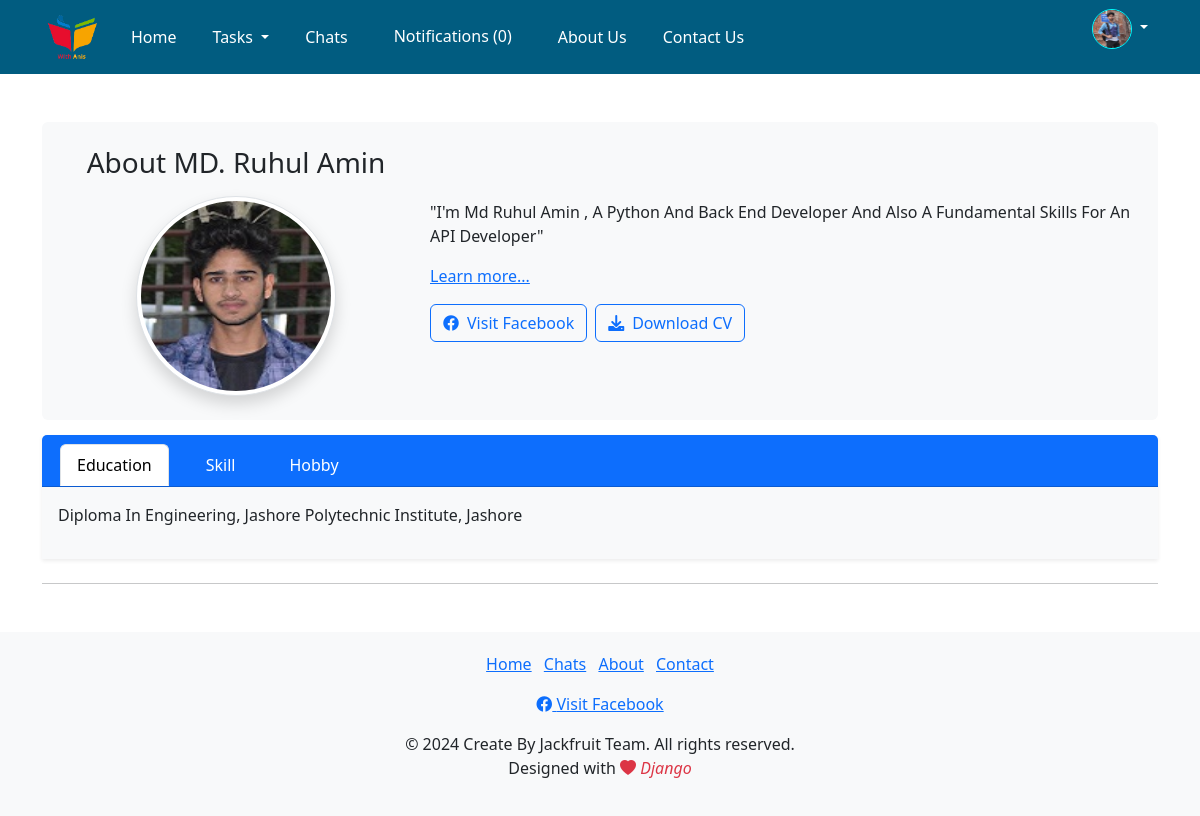
Page /contact/about/ (signed in) on the committed database.
### Profile/models.py (models this page shows, shortened)
class Profile_update(models.Model):
    user = models.OneToOneField(User, on_delete=models.CASCADE)
    address = models.CharField(max_length=100, null=True,blank=True)
    image = models.ImageField(default='profile/default.png', upload_to='profile/')

### contact/models.py (models this page shows, shortened)
class AboutModel(models.Model):
    name = models.CharField(max_length=50, null=True, blank=True)
    title = models.CharField(max_length=150, null=True, blank=True)
    details = models.TextField(max_length=500, null=True, blank=True)
    education = models.TextField(null=True, blank=True)
    skill = models.TextField(null=True, blank=True)
    hobby = models.TextField(null=True, blank=True)
    image = models.ImageField(default='profile/default.png', null=True, blank=True)

### contact/views.py (the view)
# urls.py: path('about/',ABOUT,name='about'),
def ABOUT(request):
    obj = AboutModel.objects.all()
    return render(request,'about.html',{'obj':obj})

### Profile/context_processors.py (called while the page is built)
def unread_notifications(request):
    if request.user.is_authenticated:
        return {'unread_notifications_count': NotificationModel.objects.filter(user=request.user, is_read=False).count()}
    return {}

### template/about.html (shortened to what this page needs)
{% extends 'base.html' %}
{% block body %}
<div class="container my-5">
    {% for i in obj %}
    <div class="bg-light p-4 rounded mb-2">
        <div class="row align-items-center">
            <div class="col-sm-4 text-center mb-4 mb-sm-0">
                <h3 class="mb-3">About {{ i.name }}</h3>
                <img class="rounded-circle img-fluid img-thumbnail shadow" style="height: 200px; width: 200px;" src="{{ i.image.url }}" alt="about ruhul">
            </div>
            <div class="col-sm-8">
                <p class="mb-3">{{ i.title }}</p>
                <p>
                    <a class="text-primary" data-bs-toggle="collapse" href="#demo{{ forloop.counter }}" role="button" aria-expanded="false" aria-controls="demo{{ forloop.counter }}">
                        Learn more...
                    </a>
                </p>
                <div class="d-flex justify-content-start gap-2 mt-3">
                    <a class="btn btn-outline-primary d-inline-flex align-items-center" href="https://www.facebook.com/Ruhulaminarafat82?mibextid=kFxxJD" target="_blank">
                        <i class="fab fa-facebook me-2"></i> Visit Facebook
                    </a>
                    <a class="btn btn-outline-primary d-inline-flex align-items-center" href="/media/resume/Md Ruhul Amin (Django Developer).pdf" download>
                        <i class="fas fa-download me-2"></i> Download CV
                    </a>
                </div>
            </div>
        </div>
    </div>
    <div class="card shadow-sm mb-4" style="border: 0;">
        <div class="card-header bg-primary">
            <ul class="nav nav-tabs card-header-tabs">
                <li class="nav-item">
                    <a class="nav-link active" data-bs-toggle="tab" href="#edu{{ forloop.counter }}">Education</a>
                </li>
                <li class="nav-item">
                    <a class="nav-link" data-bs-toggle="tab" href="#skill{{ forloop.counter }}">Skill</a>
                </li>
                <li class="nav-item">
                    <a class="nav-link" data-bs-toggle="tab" href="#hobby{{ forloop.counter }}">Hobby</a>
                </li>
            </ul>
        </div>
        <div class="card-body bg-light">
            <div class="tab-content">
                <div class="tab-pane active" id="edu{{ forloop.counter }}">
                    <p>{{ i.education }}</p>
                </div>
            </div>
        </div>
    </div>
    <hr>
    {% endfor %}
</div>
{% endblock %}

### template/base.html (shortened to what this page needs)
<!DOCTYPE html>
{% load static %}
{% load notifications_tags %}
<html lang="en">
<head>
    <link href="https://cdn.jsdelivr.net/npm/bootstrap-icons/font/bootstrap-icons.css" rel="stylesheet">
    <link href="https://cdnjs.cloudflare.com/ajax/libs/font-awesome/6.0.0-beta3/css/all.min.css" rel="stylesheet">
    <link href="https://cdn.jsdelivr.net/npm/bootstrap@5.3.0-alpha1/dist/css/bootstrap.min.css" rel="stylesheet">
    <link href="https://cdn.jsdelivr.net/npm/bootstrap@5.3.2/dist/css/bootstrap.min.css" rel="stylesheet">
</head>
<body>
        <header>
            <nav class="navbar navbar-expand-lg">
                <div class="container">
                  <a class="navbar-brand" href="#">
                        <img alt="logo">
                  </a>
                  <div class="collapse navbar-collapse" id="navbarSupportedContent">
                    <ul class="navbar-nav me-auto mb-2 mb-lg-0">
                      <li class="nav-item">
                        <a class="nav-link" href="{% url 'home' %}">Home</a>
                      </li>
                      <li class="nav-item dropdown">
                        <a class="nav-link dropdown-toggle" href="#" role="button" data-bs-toggle="dropdown" aria-expanded="false">
                          Tasks
                        </a>
                      </li>
                      <li class="nav-item">
                        <a class="nav-link" href="{% url 'user_chat_list' %}">Chats</a>
                      </li>
                      {% if user.is_authenticated %}
                      <li class="nav-item"></li>
                      <a class="nav-link" href="{% url 'notification_list' %}">Notifications ({{ unread_notifications_count }})</a>
                      <li class="nav-item">
                        {% notifications_unread as unread_count %}
                    </li>
                      {% endif %}
                      <li class="nav-item">
                        <a class="nav-link" href="{% url 'about' %}">About Us</a>
                      </li>
                      <li class="nav-item">
                        <a class="nav-link" href="{% url 'contact' %}">Contact Us</a>
                      </li>
                    </ul>
                      <ul>
                      {% if user.is_authenticated %}
                      <li class="nav-item dropdown" style="list-style: none;">
                        <a class="nav-link dropdown-toggle" href="#" role="button" data-bs-toggle="dropdown" aria-expanded="false">
                          {% if user.profile_update.image %}
                          <img style="height: 40px; width: 40px; border:1px solid aqua" class="rounded rounded-circle" src="{{ user.profile_update.image.url }}" />
                      {% else %}
                          <img style="height: 40px; width: 40px; border:1px solid aqua" class="rounded rounded-circle" src="/media/profile/default.png" />
                      {% endif %}
                        </a>
                      </li>
                      {% else %}
                      <li class="nav-item">
                        <a class="nav-link active" aria-current="page" href="{% url 'login' %}">Login</a>
                      </li>
                      {% endif %}
                    </ul>
                  </div>
                </div>
              </nav>
       </header>
        <main>
          {% block body %}
          {% endblock %}
        </main>
        <footer class="footer">
          <div class="container">
            <ul class="list-inline">
              <li class="list-inline-item"><a href="{% url 'home' %}">Home</a></li>
              <li class="list-inline-item"><a href="{% url 'user_chat_list' %}">Chats</a></li>
              <li class="list-inline-item"><a href="{% url 'about' %}">About</a></li>
              <li class="list-inline-item"><a href="{% url 'contact' %}">Contact</a></li>
            </ul>
            <div class="container">
              <a href="https://www.facebook.com/Ruhulaminarafat82?mibextid=kFxxJD" target="_blank">
                <i class="fab fa-facebook"></i> Visit Facebook
              </a>
              <p class="mt-3 mb-0">&copy; 2024 Create By Jackfruit Team. All rights reserved.</p>
            <p>Designed with <i class="bi bi-heart-fill text-danger"> Django</i> </p>
            </div>
          </div>
        </footer>
      </body>
</html>

### template/base.html (style rules this page uses)
nav { background-color: rgba(1,92,128); }
.navbar-brand img { width: 50px; height: auto; margin-left: 5px; }
.nav-item { padding: 1px 10px; }
.nav-link { color: white; }
.card { border:1px solid #ff02c0; border-radius: 0%; margin: 15px 0px; transition: 0.4s; }
.card-body { background-color: #e8ded2; }
.footer { background-color: #f8f9fa; padding: 20px 0; text-align: center; }

### rows in the picture
AboutModel: name "MD. Ruhul Amin", image (picture), title "\"I'm Md Ruhul Amin , A Python And Back End Developer And Also A Fundamental Skills For An API Developer\"", education "Diploma In Engineering, Jashore Polytechnic Institute, Jashore"

### other values in the picture
{{ unread_notifications_count }} "0"
